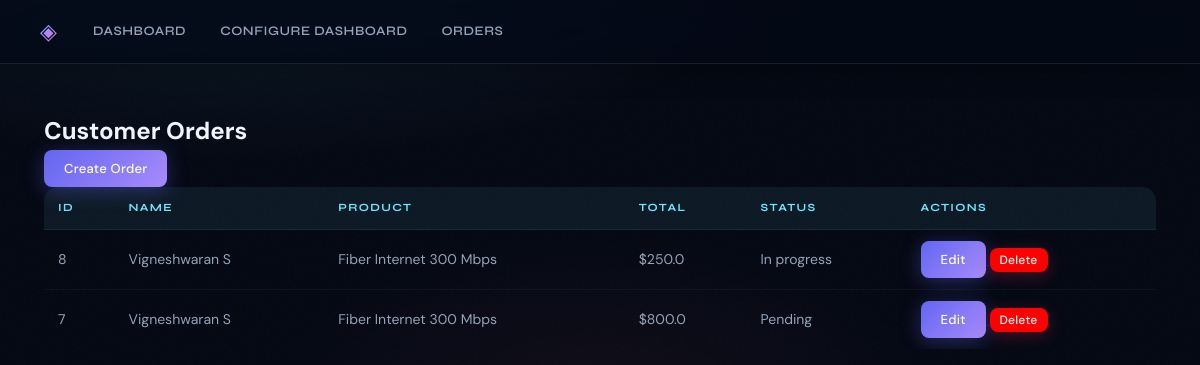
The page /orders on the database its author committed.
### tables this page shows
CREATE TABLE customer_orders (

        id INTEGER PRIMARY KEY AUTOINCREMENT,
        first_name TEXT,
        last_name TEXT,
        email TEXT,
        phone TEXT,
        address TEXT,
        city TEXT,
        state TEXT,
        postal TEXT,
        country TEXT,
        product TEXT,
        quantity INTEGER,
        unit_price REAL,
        total_amount REAL,
        status TEXT,
        created_by TEXT,
        order_date TIMESTAMP DEFAULT CURRENT_TIMESTAMP

    );

### app.py (the view)
@app.route("/orders")
def orders():
    conn = get_db()
    orders = conn.execute(
        "SELECT * FROM customer_orders ORDER BY id DESC"
    ).fetchall()
    conn.close()
    return render_template("orders.html", orders=orders)

### app.py (called while the page is built)
def get_db():
    conn = sqlite3.connect(DATABASE)
    conn.row_factory = sqlite3.Row
    return conn

### templates/orders.html
{% extends "base.html" %}
{% block content %}
<h2>Customer Orders</h2>
<a href="/create-order">
<button>Create Order</button>
</a>
<table>
<tr>
<th>ID</th>
<th>Name</th>
<th>Product</th>
<th>Total</th>
<th>Status</th>
<th>Actions</th>
</tr>
{% for o in orders %}
<tr>
<td>{{o.id}}</td>
<td>{{o.first_name}} {{o.last_name}}</td>
<td>{{o.product}}</td>
<td>${{o.total_amount}}</td>
<td>{{o.status}}</td>
<td>
<a href="/edit-order/{{o.id}}">
<button>Edit</button>
</a>
<a href="/delete-order/{{o.id}}">
<button style="background:red">Delete</button>
</a>
</td>
</tr>
{% endfor %}
</table>
{% endblock %}

### templates/base.html (shortened to what this page needs)
<!DOCTYPE html>
<html>
<head>
<link rel="stylesheet" href="/static/css/style.css">
<link href="https://cdn.jsdelivr.net/npm/gridstack@9.2.0/dist/gridstack.min.css" rel="stylesheet"/>
</head>
<body>
<nav>
<a href="/">Dashboard</a>
<a href="/builder">Configure Dashboard</a>
<a href="/orders">Orders</a>
</nav>
<div class="container">
{% block content %}{% endblock %}
</div>
</body>
</html>

### rows shown on the page
customer_orders: id "8", first_name "Vigneshwaran", last_name "S", product "Fiber Internet 300 Mbps", total_amount "250.0", status "In progress"
customer_orders: id "7", first_name "Vigneshwaran", last_name "S", product "Fiber Internet 300 Mbps", total_amount "800.0", status "Pending"
